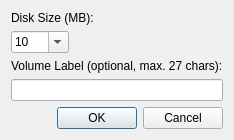
<?xml version="1.0" encoding="UTF-8"?>
<ui version="4.0">
 <class>dialog_new_disk_image</class>
 <widget class="QDialog" name="dialog_new_disk_image">
  <property name="geometry">
   <rect>
    <x>0</x>
    <y>0</y>
    <width>208</width>
    <height>137</height>
   </rect>
  </property>
  <property name="windowTitle">
   <string>New Disk Image</string>
  </property>
  <layout class="QVBoxLayout" name="verticalLayout">
   <item>
    <widget class="QLabel" name="label_2">
     <property name="text">
      <string>Disk Size (MB):</string>
     </property>
    </widget>
   </item>
   <item>
    <widget class="QComboBox" name="comboBoxDiskSize">
     <property name="sizePolicy">
      <sizepolicy hsizetype="Maximum" vsizetype="Fixed">
       <horstretch>0</horstretch>
       <verstretch>0</verstretch>
      </sizepolicy>
     </property>
     <property name="editable">
      <bool>true</bool>
     </property>
     <property name="currentIndex">
      <number>2</number>
     </property>
     <item>
      <property name="text">
       <string>1</string>
      </property>
     </item>
     <item>
      <property name="text">
       <string>5</string>
      </property>
     </item>
     <item>
      <property name="text">
       <string>10</string>
      </property>
     </item>
     <item>
      <property name="text">
       <string>20</string>
      </property>
     </item>
     <item>
      <property name="text">
       <string>50</string>
      </property>
     </item>
     <item>
      <property name="text">
       <string>100</string>
      </property>
     </item>
     <item>
      <property name="text">
       <string>1024</string>
      </property>
     </item>
     <item>
      <property name="text">
       <string>2048</string>
      </property>
     </item>
    </widget>
   </item>
   <item>
    <widget class="QLabel" name="label_3">
     <property name="text">
      <string>Volume Label (optional, max. 27 chars):</string>
     </property>
    </widget>
   </item>
   <item>
    <widget class="QLineEdit" name="lineEditVolumeName"/>
   </item>
   <item>
    <spacer name="verticalSpacer">
     <property name="orientation">
      <enum>Qt::Vertical</enum>
     </property>
     <property name="sizeHint" stdset="0">
      <size>
       <width>0</width>
       <height>0</height>
      </size>
     </property>
    </spacer>
   </item>
   <item>
    <widget class="QDialogButtonBox" name="buttonBox">
     <property name="orientation">
      <enum>Qt::Horizontal</enum>
     </property>
     <property name="standardButtons">
      <set>QDialogButtonBox::Cancel|QDialogButtonBox::Ok</set>
     </property>
    </widget>
   </item>
  </layout>
 </widget>
 <resources/>
 <connections>
  <connection>
   <sender>buttonBox</sender>
   <signal>accepted()</signal>
   <receiver>dialog_new_disk_image</receiver>
   <slot>accept()</slot>
   <hints>
    <hint type="sourcelabel">
     <x>248</x>
     <y>254</y>
    </hint>
    <hint type="destinationlabel">
     <x>157</x>
     <y>274</y>
    </hint>
   </hints>
  </connection>
  <connection>
   <sender>buttonBox</sender>
   <signal>rejected()</signal>
   <receiver>dialog_new_disk_image</receiver>
   <slot>reject()</slot>
   <hints>
    <hint type="sourcelabel">
     <x>316</x>
     <y>260</y>
    </hint>
    <hint type="destinationlabel">
     <x>286</x>
     <y>274</y>
    </hint>
   </hints>
  </connection>
 </connections>
</ui>
